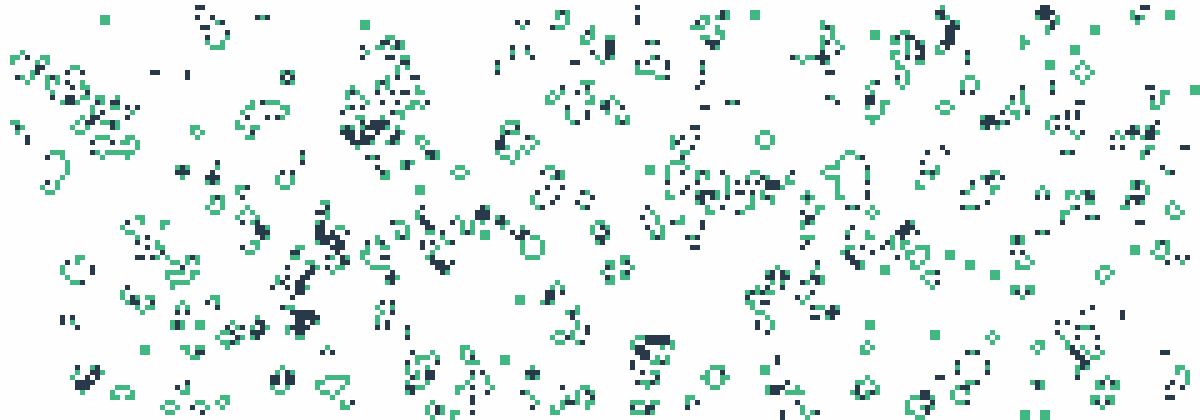
#> input picture GameOfLife/GameOfLifeBright.png, 1200 x 420 px, found by its file name
$ python GameOfLife.py
#> lines starting #> are read from the running program, lines starting #| are printed output that depends on the picture; after the words box and inside, x2 and y2 are one past the last pixel; in counts of white or black regions, pixels touching at a corner belong together
import os
import numpy as np
from PIL import Image
from PIL.ImageColor import getcolor

color_light_dead = "#FFFEFEFF"
color_light_alive = "#41B782FF"
color_light_dying = "#28394AFF"

color_dark_dead = "#141321FF"
color_dark_alive = "#D83A7DFF"
color_dark_dying = "#F7D747FF"

color_dead = [getcolor(color_light_dead, "RGBA"), getcolor(color_dark_dead, "RGBA")]
color_alive = [getcolor(color_light_alive, "RGBA"), getcolor(color_dark_alive, "RGBA")]
color_dying = [getcolor(color_light_dying, "RGBA"), getcolor(color_dark_dying, "RGBA")]

canvas_size = (420, 1200)  # height, width
cell_grid = (84, 240)

cell_size = [canvas_size[0]/cell_grid[0],
             canvas_size[1]/cell_grid[1]]
for i, size in enumerate(cell_size):
    if not size.is_integer():
        cell_size[i] += 1
    cell_size[i] = int(cell_size[i])

fileDir = os.path.abspath(os.path.join(__file__,  '..'))
workingDir = os.path.abspath(os.path.join(fileDir, '..'))
target_images = [os.path.join(workingDir, 'GameOfLifeBright.png'),
                 os.path.join(workingDir, 'GameOfLifeDark.png')]
target_iteration_images = [os.path.join(fileDir, 'IterationBright.svg'),
                           os.path.join(fileDir, 'IterationDark.svg')]

def updateGame(cells):
    """Calculate the next cycle of cells, aswell
    as the cycle after that, to flag the cells,
    which are about to die."""
    nextArray = np.zeros(cell_grid, dtype=np.int8)

    for row, col in np.ndindex(cells.shape):
        num_alive = np.sum(cells[row-1:row+2, col-1:col+2]) - cells[row, col]

        if (cells[row, col] == 1 and 2 <= num_alive <= 3) or (cells[row, col] == 0 and num_alive == 3):
            nextArray[row, col] = 1

    cells = nextArray.copy()
    for row, col in np.ndindex(nextArray.shape):
        num_alive = np.sum(
            nextArray[row-1:row+2, col-1:col+2]) - nextArray[row, col]

        if nextArray[row, col] == 1 and (num_alive < 2 or num_alive > 3):
            cells[row, col] = 2

    return cells


def generateImage(cells, dark):
    newArray = np.zeros([canvas_size[0], canvas_size[1], 4], dtype=np.int8)

    for row, col in np.ndindex(cells.shape):
        if cells[row, col] == 0:
            newArray[row * cell_size[0]:(row+1) * cell_size[0], col *
                     cell_size[1]:(col+1) * cell_size[1]] = color_dead[dark]
        elif cells[row, col] == 1:
            newArray[row * cell_size[0]:(row+1) * cell_size[0], col *
                     cell_size[1]:(col+1) * cell_size[1]] = color_alive[dark]
        elif cells[row, col] == 2:
            newArray[row * cell_size[0]:(row+1) * cell_size[0], col *
                     cell_size[1]:(col+1) * cell_size[1]] = color_dying[dark]

    return Image.fromarray(newArray.astype('uint8'))


def initRunningGame(imageFile, dark):
    image = Image.open(imageFile)
    currentColorArray = np.array(image)
    currentColorArray = currentColorArray[::cell_size[0], ::cell_size[1]]
    currentArray = np.zeros(
        [currentColorArray.shape[0], currentColorArray.shape[1]], dtype=np.int8)

    for row, col in np.ndindex(currentArray.shape):
        if np.array_equal(currentColorArray[row, col], color_dead[dark]):
            currentArray[row:(row+1), col:(col+1)] = 0
        elif np.array_equal(currentColorArray[row, col], color_alive[dark]):
            currentArray[row:(row+1), col:(col+1)] = 1
        elif np.array_equal(currentColorArray[row, col], color_dying[dark]):
            currentArray[row:(row+1), col:(col+1)] = 1

    return (currentArray, image)


# [52 lines left out: functions initNewGame, startNewGame, not called in this run]


def updateIteration(imageFile, increment):
    if not os.path.exists(imageFile):
        return
    fileContent = headerContent = ""
    currentIteration = 0
    try:
        with open(imageFile, 'r', encoding="utf-8") as image:
            fileContent = image.read()
            headerContent = fileContent[fileContent.find("<h1>") + 4:fileContent.find("</h1>")]
    except:
        return

    newHeaderContent = ""
    if increment:
        headerIteration = ""
        for char in headerContent[::-1]:
            if not char.isnumeric():
                break
            headerIteration += char
        currentIteration = int(headerIteration[::-1]) + 1

    newHeaderContent = "Current Iteration: {}".format(currentIteration)

    try:
        with open(imageFile, 'w', encoding="utf-8") as image:
            image.write(fileContent.replace(headerContent, newHeaderContent))
    except:
        return


def main():
    for i, target_image in enumerate(target_images):
        if os.path.exists(target_image):
            cells, currentImage = initRunningGame(target_image, i)
#> in initRunningGame, image is the input picture: PIL image 1200x420 RGBA; mean R, G, B, A 233.9, 241.2, 238.6, 255
#> in initRunningGame, `currentColorArray = currentColorArray[::cell_size[0], ::cell_size[1]]`:
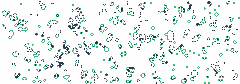
#> currentColorArray: shape (84, 240, 4); mean R, G, B, A 233.9, 241.2, 238.6, 255
#> after the loop in initRunningGame, `for row, col in np.ndindex(currentArray.shape):`:
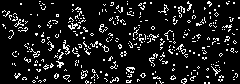
#> currentArray: shape (84, 240) int8; values 0 (black) and 1 (white), 10.5% white in thin lines or dots
            cells = updateGame(cells)
#> the loop in updateGame, `for row, col in np.ndindex(cells.shape):` made 20160 passes
#> num_alive on passes 1 to 3: 0, 0, 0
#> after the loop in updateGame, `for row, col in np.ndindex(cells.shape):`:
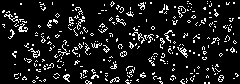
#> nextArray: shape (84, 240) int8; values 0 (black) and 1 (white), 10.5% white in thin lines or dots
#> the loop in updateGame, `for row, col in np.ndindex(nextArray.shape):` made 20160 passes
#> after the loop in updateGame, `for row, col in np.ndindex(nextArray.shape):`:
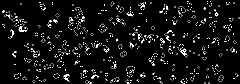
#> cells: shape (84, 240) int8; 4.14% of pixels changed, all inside (x1, y1, x2, y2) = (2, 1, 238, 84); drawn with min black and max white
            image = generateImage(cells, i)
#> after the loop in generateImage, `for row, col in np.ndindex(cells.shape):`:
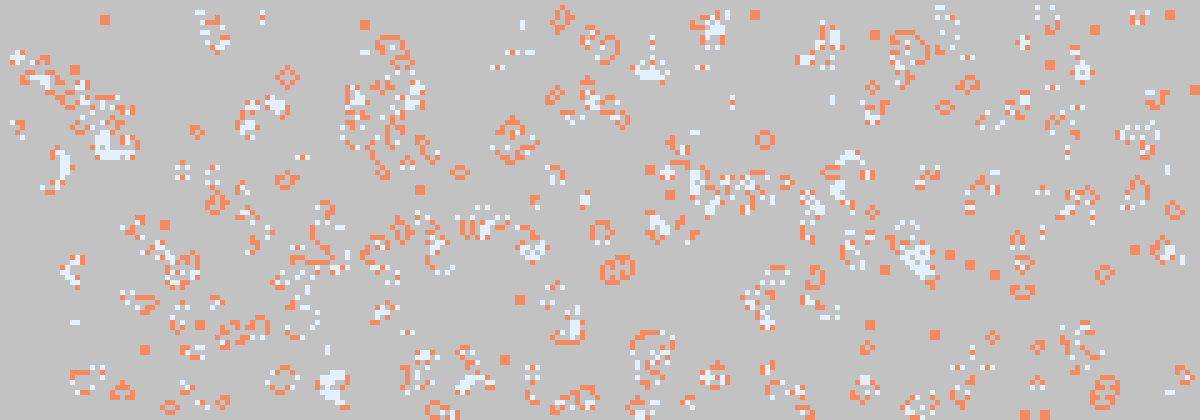
#> newArray: shape (420, 1200, 4) int8; mean of channels 0, 1, 2, 3 4.9, -4.1, -6.7, -1; transparent parts drawn white
            if np.array_equal(currentImage, image):
                startNewGame(target_image, i)
                updateIteration(target_iteration_images[i], False)
            else:
                image.save(target_image)
                updateIteration(target_iteration_images[i], True)
#> pass 2 of the loop in main, `for i, target_image in enumerate(target_images):`:
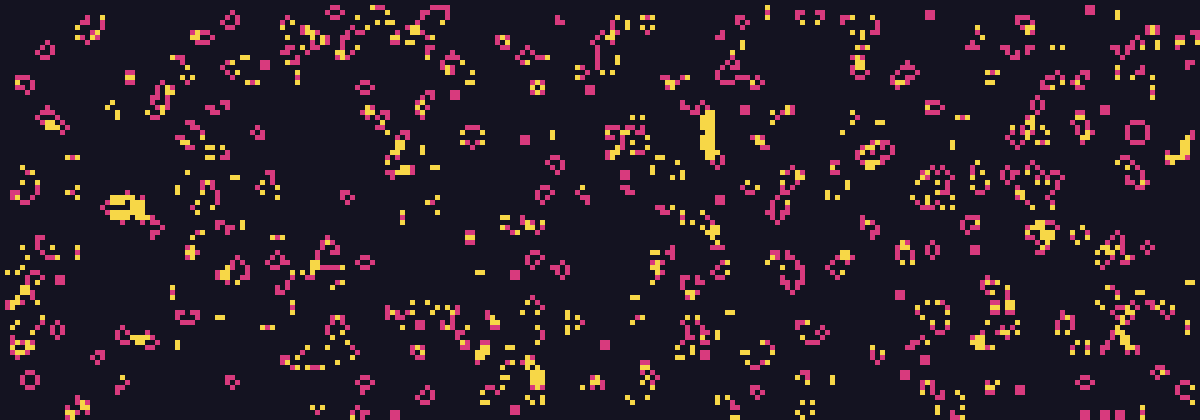
#> input picture GameOfLife/GameOfLifeDark.png, 1200 x 420 px, found by its file name
#> in initRunningGame, image is the input picture: PIL image 1200x420 RGBA; mean R, G, B, A 40.7, 28.8, 40.1, 255
#> after the loop in initRunningGame (call 2), `for row, col in np.ndindex(currentArray.shape):`:
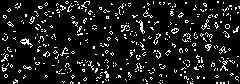
#> currentArray: shape (84, 240) int8; values 0 (black) and 1 (white), 9.9% white in thin lines or dots
#> the loop in updateGame (call 2), `for row, col in np.ndindex(cells.shape):` made 20160 passes
#> the loop in updateGame (call 2), `for row, col in np.ndindex(nextArray.shape):` made 20160 passes
#> after the loop in generateImage (call 2), `for row, col in np.ndindex(cells.shape):`:
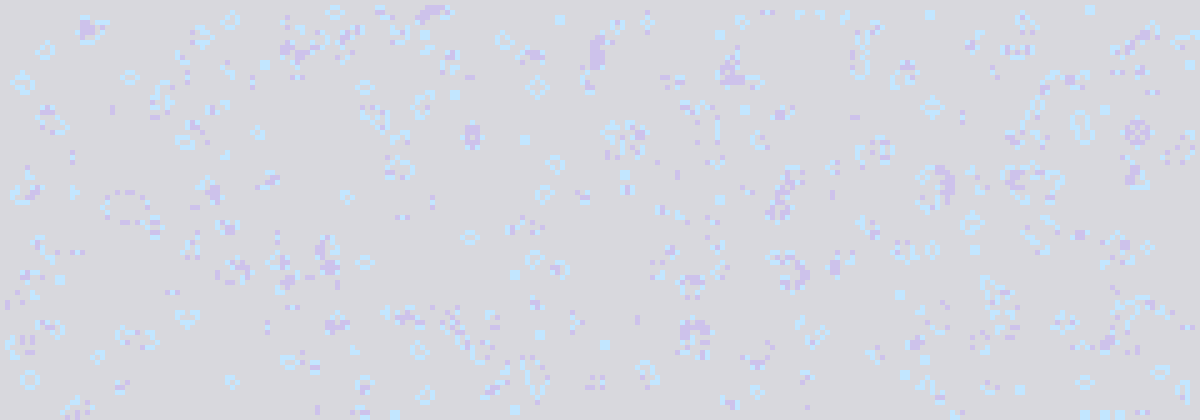
#> newArray: shape (420, 1200, 4) int8; mean of channels 0, 1, 2, 3 15.2, 19.2, 40.1, -1; transparent parts drawn white
        else:
            startNewGame(target_image, i)
            updateIteration(target_iteration_images[i], False)


if __name__ == '__main__':
    main()
